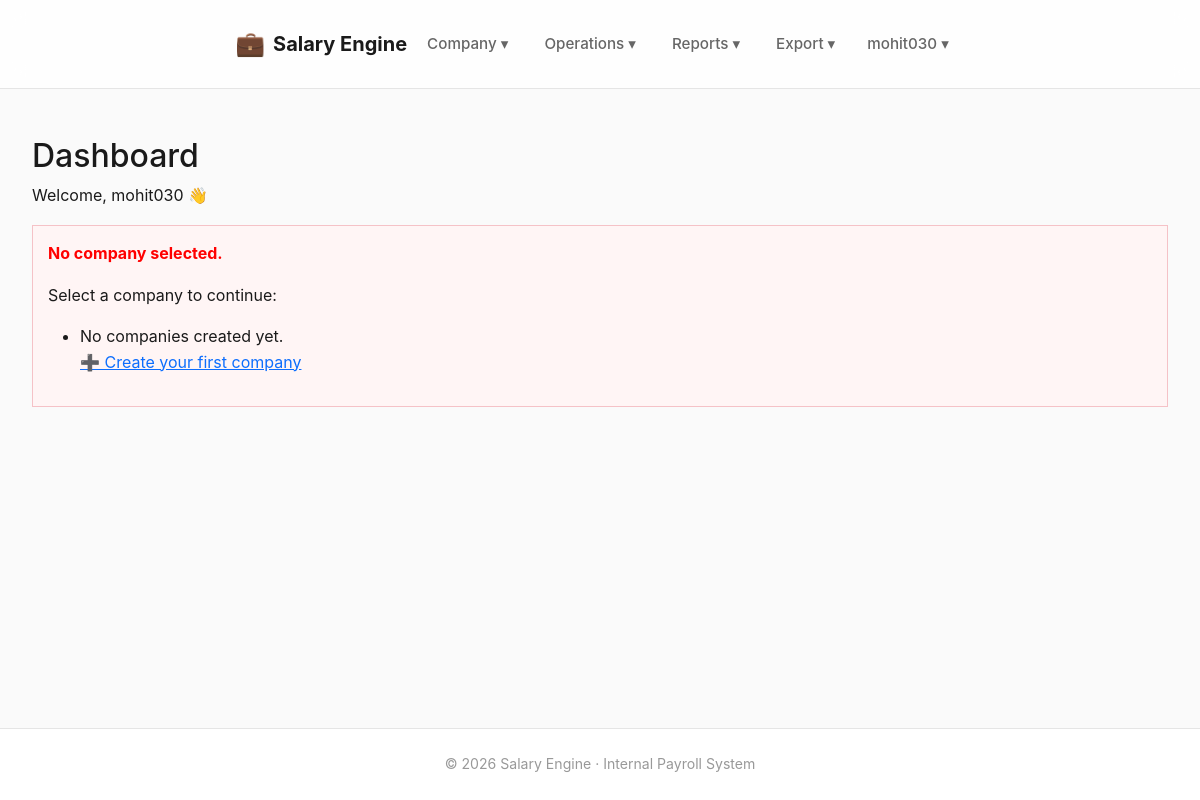
Before: /dashboard/ (signed in) with the older database file.
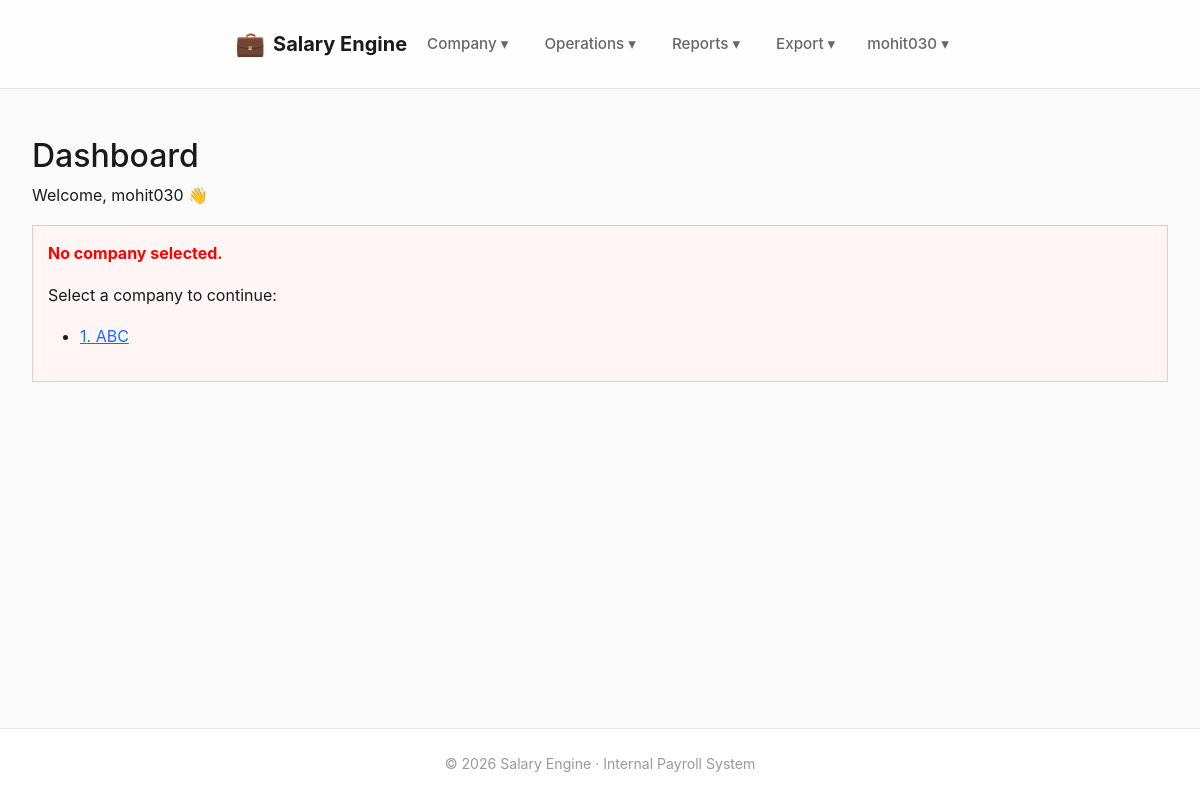
After: the same page with the newer database file.
### companies/models.py (models this page shows, shortened)
class Company(models.Model):
    organisation = models.ForeignKey(
        Organisation,
        on_delete=models.CASCADE,
        related_name="companies"
    )
    site_code = models.PositiveIntegerField()
    name = models.CharField(max_length=200)
    address = models.TextField(blank=True)
    gst_number = models.CharField(
        max_length=15,
        blank=True,
        help_text="15-character GSTIN"
    )
    contact_name = models.CharField(max_length=150, blank=True)
    contact_phone = models.CharField(max_length=20, blank=True)
    contact_email = models.EmailField(blank=True)
    is_active = models.BooleanField(default=True)
    class Meta:
        unique_together = ("organisation", "site_code")
        ordering = ["site_code"]

### dashboard/views.py (the view)
# urls.py: path("",  views.home, name="home"),
@login_required
def home(request):
    context = {
        "active_employees": Employee.objects.filter(
            exit_date__isnull=True
        ).count()
    }
    if request.user.is_staff:
        context.update({
            "pending_employee_drafts": EmployeeDraft.objects.filter(
                status="PENDING"
            ).count(),
            "pending_profile_changes": EmployeeChangeRequest.objects.filter(
                status="PENDING"
            ).count(),
            "pending_bank_changes": BankChangeRequest.objects.filter(
                status="PENDING"
            ).count(),
        })
    return render(request, "dashboard/home.html", context)

### dashboard/context_processors.py (called while the page is built)
def approval_badges(request):
    if not request.user.is_authenticated or not request.user.is_staff:
        return {}
    return {
        "approval_badges": {
            "employee_drafts": EmployeeDraft.objects.filter(status="PENDING").count(),
            "employee_changes": EmployeeChangeRequest.objects.filter(status="PENDING").count(),
            "bank_changes": BankChangeRequest.objects.filter(status="PENDING").count(),
        }
    }

### templates/dashboard/home.html
{% extends "base.html" %}
{% block content %}
<h2>Dashboard</h2>
<p>Welcome, {{ request.user.username }} 👋</p>
{% if request.company %}
    <p><strong>Organisation:</strong> {{ request.company.organisation.name }}</p>
    <p><strong>Company:</strong> {{ request.company.name }}</p>
    <p>
        <strong>Active Company:</strong>
        {{ request.company.site_code }}. {{ request.company.name }}
    </p>
{% else %}
    <div style="border:1px solid #f5c2c7; background:#fff5f5; padding:15px;">
        <p style="color:red;"><strong>No company selected.</strong></p>
        <p>Select a company to continue:</p>
        <ul>
            {% for company in request.available_companies %}
                <li>
                    <a href="{% url 'companies:select_company' company.id %}">
                        {{ company.site_code }}. {{ company.name }}
                    </a>
                </li>
            {% empty %}
                <li>
                    No companies created yet.
                    {% if request.role == "ADMIN" %}
                        <br>
                        <a href="{% url 'companies:company_create' %}">
                            ➕ Create your first company
                        </a>
                    {% endif %}
                </li>
            {% endfor %}
        </ul>
    </div>
{% endif %}
{% endblock %}

Changed rows visible on the page:
added Company: site_code "1", name "ABC"
Other visible differences:
text no longer shown: "No companies created yet. ➕ Create your first company"
